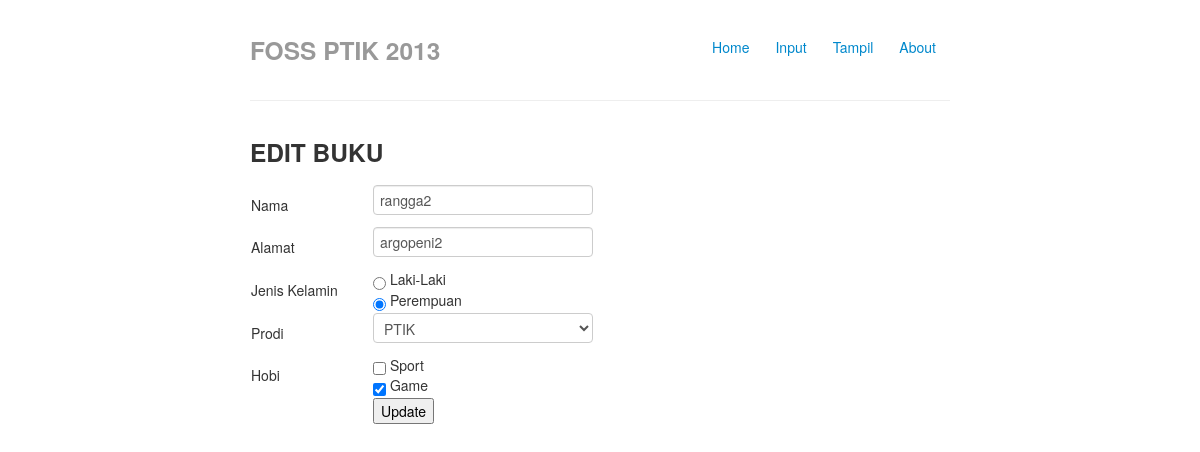
The page /index.php/mahasiswa/edit/5 on the database its author committed.
### tables this page shows
CREATE TABLE IF NOT EXISTS `mahasiswa` (
  `id` int(10) NOT NULL AUTO_INCREMENT,
  `nama` varchar(100) NOT NULL,
  `alamat` text NOT NULL,
  `jk` varchar(10) NOT NULL,
  `prodi` varchar(20) NOT NULL,
  `hobi` varchar(50) NOT NULL,
  PRIMARY KEY (`id`)
);

### application/controllers/mahasiswa.php (called while the page is built, shortened)
<?php
class Mahasiswa extends CI_Controller {
	function __construct(){
		$this->load->helper(array('url','form'));
		$this->load->model('m_mahasiswa');
	}
	function edit($id){
		$data=array(
			'id'=>$id
			);
		$data['data_edit']=$this->m_mahasiswa->m_edit($data);
		$this->load->view('v_edit',$data);
	}
}
?>

### index.php (called while the page is built, shortened)
<?php
require_once BASEPATH.'core/CodeIgniter.php';

### application/models/m_mahasiswa.php (called while the page is built, shortened)
<?php
class M_mahasiswa extends CI_Controller{
	function m_edit($data){
		$this->db->where($data);
		$edit = $this->db->get('mahasiswa');
		return $edit->result();
	}
}
?>

### application/views/v_edit.php (the view, shortened to what this page needs)
	<h3>EDIT BUKU</h3>
	<?php foreach ($data_edit as $tes) {
		?>
		<form method="post" action="<?php echo base_url().'index.php/mahasiswa/update' ?>">
			<table>
				<tr>
					<td><input type="hidden" name="id" value="<?php echo $tes->id ?>"></td>
				</tr>
				<tr>
					<td width="120">Nama</td><td><input type="text" name="nama" value="<?php echo $tes->nama ?>"></td>
				</tr>
				<tr>
					<td>Alamat</td><td><input type="text" name="alamat" value="<?php echo $tes->alamat ?>"></td>
				</tr>
				<tr>
					<td>Jenis Kelamin</td>
					<td>
						<input type="radio" name="jk" value="Laki-laki" <?php if ($tes->jk=='Laki-laki') {echo set_radio('Laki-laki','Laki-laki',TRUE);} ?>> Laki-Laki <br />
						<input type="radio" name="jk" value="Perempuan" <?php if ($tes->jk=='Perempuan') {echo set_radio('Perempuan','Perempuan',TRUE);} ?>> Perempuan
					</td>
				</tr>
				<tr>
					<td>Prodi</td>
					<td><select name="prodi">
						<option value="PTIK" <?php if($tes->prodi=='PTIK') {echo "selected";} ?>>PTIK</option>
					</select>
				</td>
				</tr>
				<tr>
				<?php $pecah = explode(',', $tes->hobi); ?>
					<td>Hobi</td>
					<td><input type="checkbox" name="hobi[]" value="Sport" <?php if(in_array('Sport', $pecah)) {echo "checked";} ?>> Sport<br>
						<input type="checkbox" name="hobi[]" value="Game" <?php if(in_array('Game', $pecah)) {echo "checked";} ?>> Game
					</td>
				</tr>
				<tr>
					<td></td><td><input type="submit" value="Update" ></td>
				</tr>
			</table>
		</form>
		<?php
	}
	?>
</body>
</html>

### application/views/header.php (style rules this page uses)
body { padding-top: 20px; padding-bottom: 40px; }

### rows shown on the page
mahasiswa: nama "rangga2", alamat "argopeni2", jk "☑", prodi "PTIK", hobi "☑"

### other values the page prints
anchor(base_url().'index.php/mahasiswa/index','Home') "Home"
anchor(base_url().'index.php/mahasiswa/tambah','Input') "Input"
anchor(base_url().'index.php/mahasiswa/lihat','Tampil') "Tampil"
anchor(base_url().'index.php/mahasiswa/about','About') "About"
